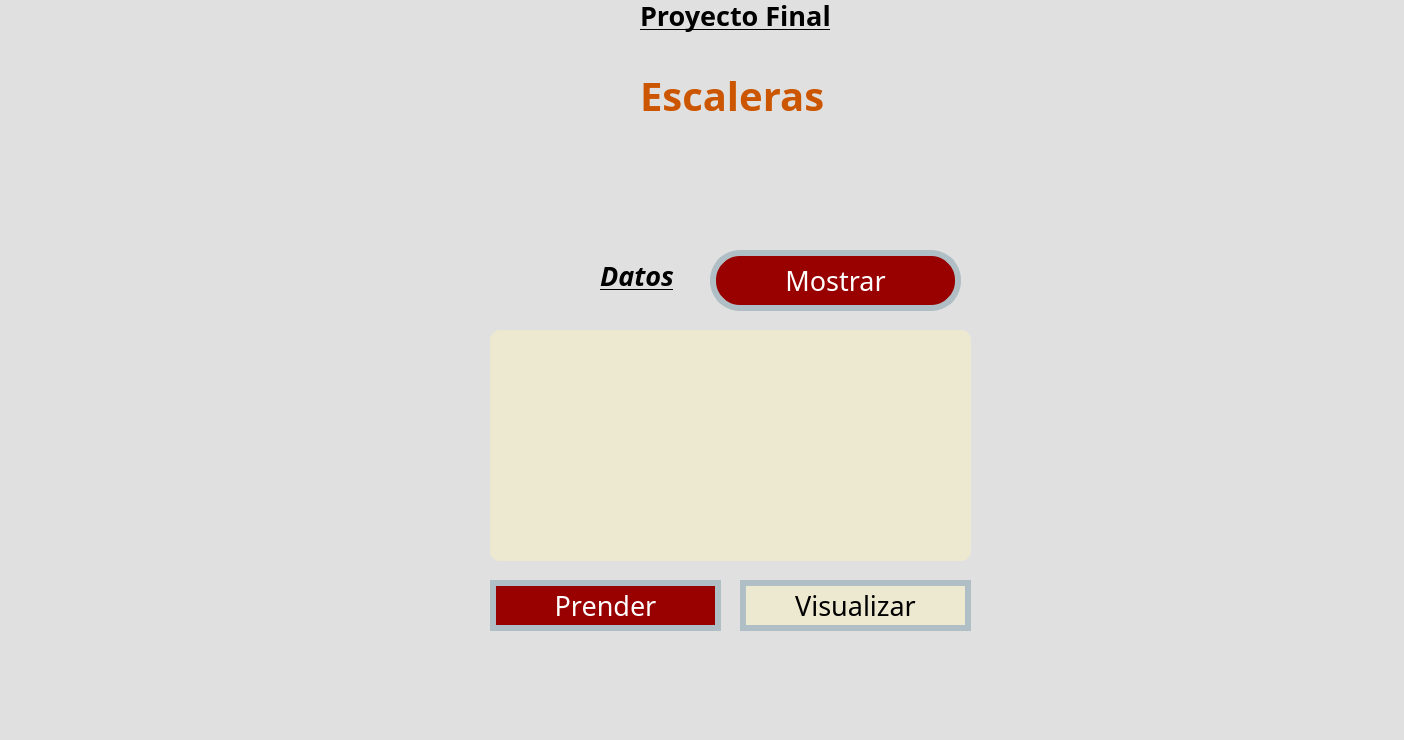
<?xml version="1.0" encoding="UTF-8"?>
<ui version="4.0">
 <class>MainWindow</class>
 <widget class="QMainWindow" name="MainWindow">
  <property name="geometry">
   <rect>
    <x>0</x>
    <y>0</y>
    <width>1404</width>
    <height>740</height>
   </rect>
  </property>
  <property name="font">
   <font>
    <pointsize>1</pointsize>
   </font>
  </property>
  <property name="windowTitle">
   <string>MainWindow</string>
  </property>
  <property name="styleSheet">
   <string notr="true">background-color: #E0E0E0</string>
  </property>
  <widget class="QWidget" name="centralwidget">
   <widget class="QLabel" name="lbl_imagenUat">
    <property name="geometry">
     <rect>
      <x>20</x>
      <y>10</y>
      <width>291</width>
      <height>121</height>
     </rect>
    </property>
    <property name="styleSheet">
     <string notr="true"/>
    </property>
    <property name="text">
     <string/>
    </property>
    <property name="pixmap">
     <pixmap resource="../Archivos/Recursos.qrc">:/Logos/Archivos/log_uat_nuevo.png</pixmap>
    </property>
    <property name="scaledContents">
     <bool>true</bool>
    </property>
   </widget>
   <widget class="QLabel" name="lbl_imagenFi">
    <property name="geometry">
     <rect>
      <x>1230</x>
      <y>0</y>
      <width>141</width>
      <height>141</height>
     </rect>
    </property>
    <property name="styleSheet">
     <string notr="true"/>
    </property>
    <property name="text">
     <string/>
    </property>
    <property name="pixmap">
     <pixmap resource="../Archivos/Recursos.qrc">:/Logos/Archivos/FIT_logo_vertical.png</pixmap>
    </property>
    <property name="scaledContents">
     <bool>true</bool>
    </property>
   </widget>
   <widget class="QLabel" name="lbl_imagenGatos">
    <property name="geometry">
     <rect>
      <x>1210</x>
      <y>600</y>
      <width>181</width>
      <height>101</height>
     </rect>
    </property>
    <property name="styleSheet">
     <string notr="true"/>
    </property>
    <property name="text">
     <string/>
    </property>
    <property name="pixmap">
     <pixmap resource="../Archivos/Recursos.qrc">:/Logos/Archivos/export202502092301563482.png</pixmap>
    </property>
    <property name="scaledContents">
     <bool>true</bool>
    </property>
   </widget>
   <widget class="QListWidget" name="listWidget">
    <property name="geometry">
     <rect>
      <x>490</x>
      <y>330</y>
      <width>481</width>
      <height>231</height>
     </rect>
    </property>
    <property name="styleSheet">
     <string notr="true">background-color: #EDE8D0;
border-radius: 10px;
color: black;
font: 20pt &quot;Forte&quot;;
align-items: center;</string>
    </property>
   </widget>
   <widget class="QPushButton" name="btn_Prender">
    <property name="geometry">
     <rect>
      <x>490</x>
      <y>580</y>
      <width>231</width>
      <height>51</height>
     </rect>
    </property>
    <property name="font">
     <font>
      <family>Forte</family>
      <pointsize>20</pointsize>
      <weight>50</weight>
      <italic>false</italic>
      <bold>false</bold>
     </font>
    </property>
    <property name="styleSheet">
     <string notr="true">font: 20pt &quot;Forte&quot;;
background-color: #990000;
color: white;
border-radius:30px;
border:6px solid #B0BEC5;</string>
    </property>
    <property name="text">
     <string>Prender</string>
    </property>
   </widget>
   <widget class="QPushButton" name="btn_Visualizar">
    <property name="geometry">
     <rect>
      <x>740</x>
      <y>580</y>
      <width>231</width>
      <height>51</height>
     </rect>
    </property>
    <property name="font">
     <font>
      <family>Forte</family>
      <pointsize>20</pointsize>
      <weight>50</weight>
      <italic>false</italic>
      <bold>false</bold>
     </font>
    </property>
    <property name="styleSheet">
     <string notr="true">font: 20pt &quot;Forte&quot;;
background-color: #EDE8D0;
color: black;
border-radius:30px;
border:6px solid #B0BEC5;</string>
    </property>
    <property name="text">
     <string>Visualizar</string>
    </property>
   </widget>
   <widget class="QLabel" name="lbl_Titulo">
    <property name="geometry">
     <rect>
      <x>640</x>
      <y>-10</y>
      <width>191</width>
      <height>51</height>
     </rect>
    </property>
    <property name="font">
     <font>
      <family>Forte</family>
      <pointsize>20</pointsize>
      <weight>75</weight>
      <italic>false</italic>
      <bold>true</bold>
      <underline>true</underline>
     </font>
    </property>
    <property name="styleSheet">
     <string notr="true">text-decoration: underline;
font: 20pt &quot;Forte&quot;;
color: black;
border-radius: 10px;
font-weight: bold;
</string>
    </property>
    <property name="text">
     <string>Proyecto Final</string>
    </property>
   </widget>
   <widget class="QPushButton" name="btn_Mostrar">
    <property name="geometry">
     <rect>
      <x>710</x>
      <y>250</y>
      <width>251</width>
      <height>61</height>
     </rect>
    </property>
    <property name="font">
     <font>
      <family>Forte</family>
      <pointsize>20</pointsize>
      <weight>50</weight>
      <italic>false</italic>
      <bold>false</bold>
     </font>
    </property>
    <property name="styleSheet">
     <string notr="true">font: 20pt &quot;Forte&quot;;
background-color: #990000;
color: rgb(255, 255, 255);
border-radius:30px;
border:6px solid #B0BEC5;</string>
    </property>
    <property name="text">
     <string>Mostrar</string>
    </property>
   </widget>
   <widget class="QLabel" name="lbl_Escaleras">
    <property name="geometry">
     <rect>
      <x>640</x>
      <y>70</y>
      <width>191</width>
      <height>51</height>
     </rect>
    </property>
    <property name="font">
     <font>
      <family>Forte</family>
      <pointsize>30</pointsize>
      <weight>75</weight>
      <italic>false</italic>
      <bold>true</bold>
     </font>
    </property>
    <property name="styleSheet">
     <string notr="true">font: 30pt &quot;Forte&quot;;
color: #CC5500;
border-radius: 10px;
font-weight: bold;</string>
    </property>
    <property name="text">
     <string>Escaleras</string>
    </property>
   </widget>
   <widget class="QLabel" name="lbl_Datos">
    <property name="geometry">
     <rect>
      <x>600</x>
      <y>250</y>
      <width>101</width>
      <height>51</height>
     </rect>
    </property>
    <property name="font">
     <font>
      <family>Forte</family>
      <pointsize>20</pointsize>
      <weight>75</weight>
      <italic>true</italic>
      <bold>true</bold>
      <underline>true</underline>
     </font>
    </property>
    <property name="styleSheet">
     <string notr="true">text-decoration: underline;
font: 20pt &quot;Forte&quot;;
color:rgb(0, 0, 0);
border-radius: 10px;
font-weight: bold;
font-style: italic;</string>
    </property>
    <property name="text">
     <string>Datos</string>
    </property>
   </widget>
  </widget>
  <widget class="QMenuBar" name="menubar">
   <property name="geometry">
    <rect>
     <x>0</x>
     <y>0</y>
     <width>1404</width>
     <height>21</height>
    </rect>
   </property>
  </widget>
  <widget class="QStatusBar" name="statusbar"/>
 </widget>
 <resources>
  <include location="../Archivos/Recursos.qrc"/>
  <include location="../Archivos/Recursos.qrc"/>
 </resources>
 <connections/>
</ui>
